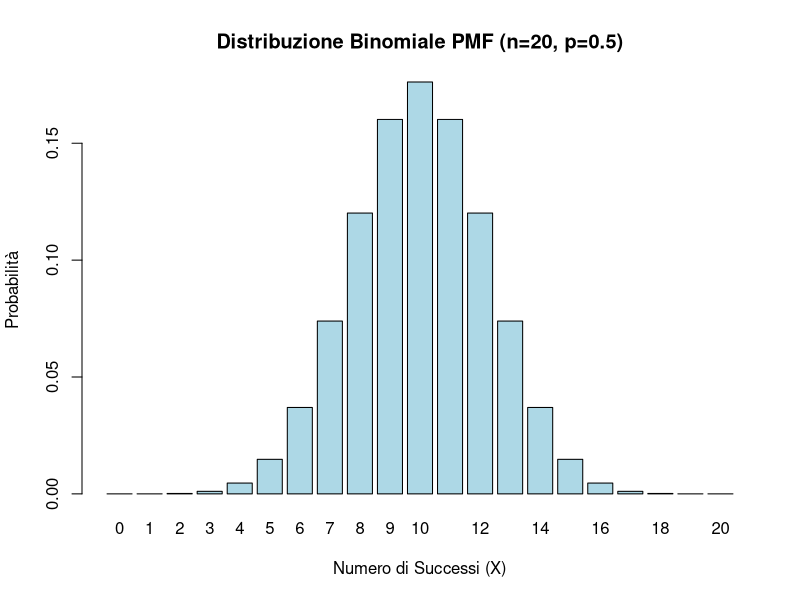
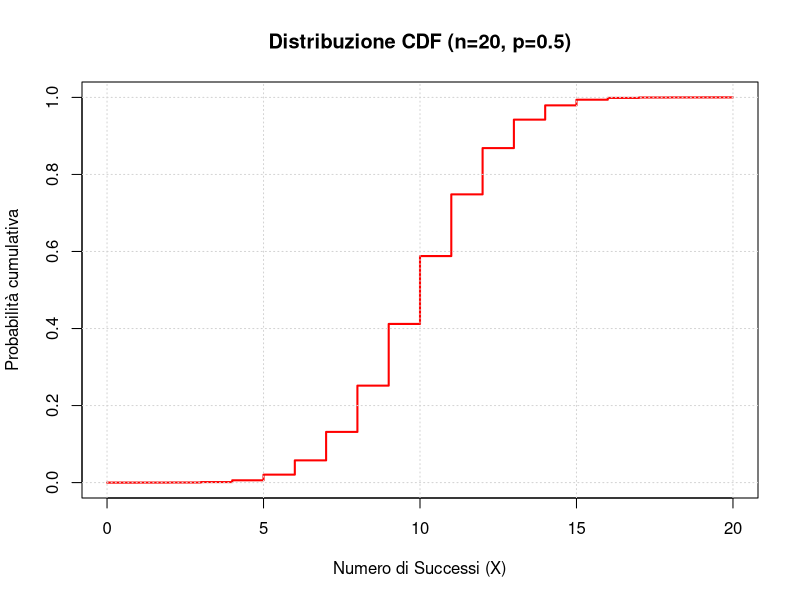
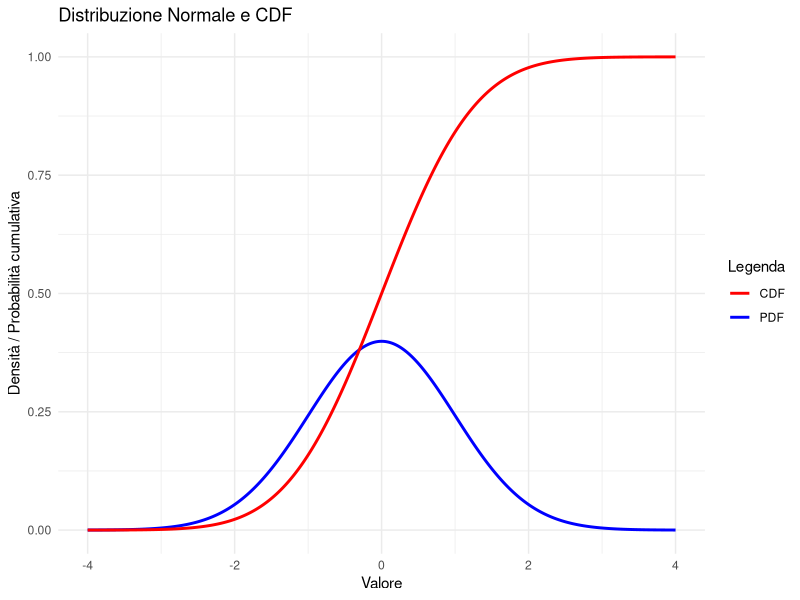
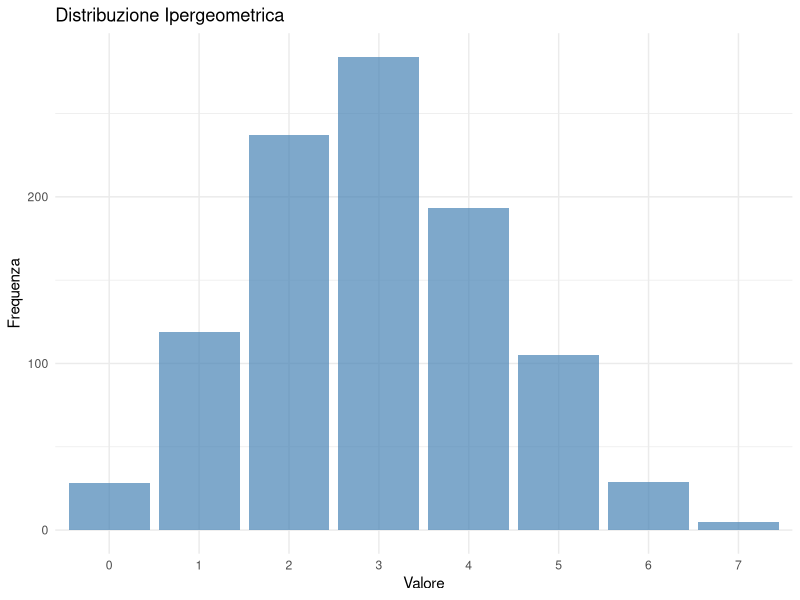
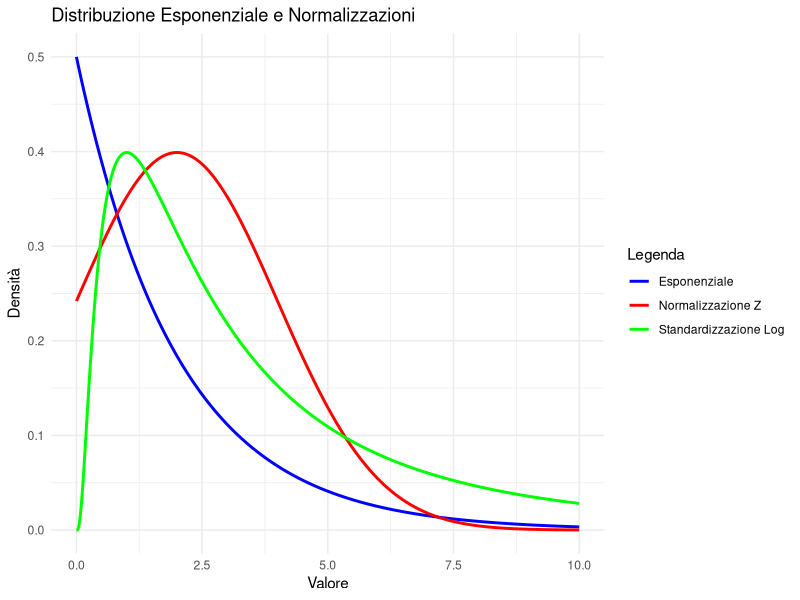

R code for these plots, in order:
library(ggplot2)

# Imposta i parametri della distribuzione binomiale
n <- 20 # Numero di prove
p <- 0.5 # Probabilità di successo

# Valori possibili di X
x_vals <- 0:n

# Calcola la funzione di massa di probabilità (PMF)
pmf_vals <- dbinom(x_vals, size = n, prob = p)

# Grafico della PMF
barplot(pmf_vals,
        names.arg = x_vals, col = "lightblue", border = "black",
        main = "Distribuzione Binomiale PMF (n=20, p=0.5)",
        xlab = "Numero di Successi (X)", ylab = "Probabilità"
)

# Calcola la funzione di distribuzione cumulativa (CDF)
cdf_vals <- pbinom(x_vals, size = n, prob = p)

# Grafico della CDF
plot(x_vals, cdf_vals,
        type = "s", col = "red", lwd = 2,
        main = "Distribuzione CDF (n=20, p=0.5)",
        xlab = "Numero di Successi (X)", ylab = "Probabilità cumulativa"
)
grid()

# grafico distribuzione normale e CDF
x <- seq(-4, 4, length.out=1000)  # Supporto di X
pdf_x <- dnorm(x)  # PDF di X
cdf_x <- pnorm(x)  # CDF di X

# Creare i data frame per ggplot2
df_norm <- data.frame(Valore = x, PDF = pdf_x, CDF = cdf_x)

# Grafico della distribuzione normale e CDF
ggplot(df_norm, aes(x = Valore)) +
  geom_line(aes(y = PDF, color = "PDF"), size = 1) +
  geom_line(aes(y = CDF, color = "CDF"), size = 1) +
  theme_minimal() +
  labs(title = "Distribuzione Normale e CDF",
       x = "Valore",
       y = "Densità / Probabilità cumulativa",
       color = "Legenda") +
  scale_color_manual(values = c("PDF" = "blue", "CDF" = "red"))


# --------------------------------------------

# Generare dati da una distribuzione ipergeometrica
set.seed(42)
hypergeom_data <- rhyper(1000, m = 30, n = 70, k = 10)  # Estrazioni senza reinserimento

# Generare dati da una distribuzione esponenziale
lambda <- 0.5  # Tasso (λ)
mu <- 1 / lambda  # Media: E(X) = 1/λ
sigma <- 1 / lambda  # Deviazione standard: σ = 1/λ

# Valori di X (variabile originale)
x <- seq(0, 10, length.out=1000)  # Supporto di X
pdf_x <- dexp(x, rate=lambda)  # PDF di X

# Standardizzazione di X
z <- (x - mu) / sigma  # Standardizzazione di X
pdf_z <- dnorm(z)  # PDF di Z

# Standardizzazione con log
z_log <- log(x)  # Standardizzazione di X con log
pdf_z_log <- dnorm(z_log)  # PDF di Z con log

# Creare i data frame per ggplot2
df_hyper <- data.frame(Valore = hypergeom_data)
df_exp <- data.frame(Valore = x, PDF_Exp = pdf_x, PDF_Z = pdf_z, PDF_Z_Log = pdf_z_log)

# Grafico della distribuzione ipergeometrica
ggplot(df_hyper, aes(x = factor(Valore))) +
  geom_bar(fill = "steelblue", alpha = 0.7) +
  theme_minimal() +
  labs(title = "Distribuzione Ipergeometrica",
       x = "Valore",
       y = "Frequenza")

# Grafico della distribuzione esponenziale
ggplot(df_exp, aes(x = Valore)) +
  geom_line(aes(y = PDF_Exp, color = "Esponenziale"), size = 1) +
  geom_line(aes(y = PDF_Z, color = "Normalizzazione Z"), size = 1) +
  geom_line(aes(y = PDF_Z_Log, color = "Standardizzazione Log"), size = 1) +
  theme_minimal() +
  labs(title = "Distribuzione Esponenziale e Normalizzazioni",
       x = "Valore",
       y = "Densità",
       color = "Legenda") +
  scale_color_manual(values = c("Esponenziale" = "blue", "Normalizzazione Z" = "red", "Standardizzazione Log" = "green"))
